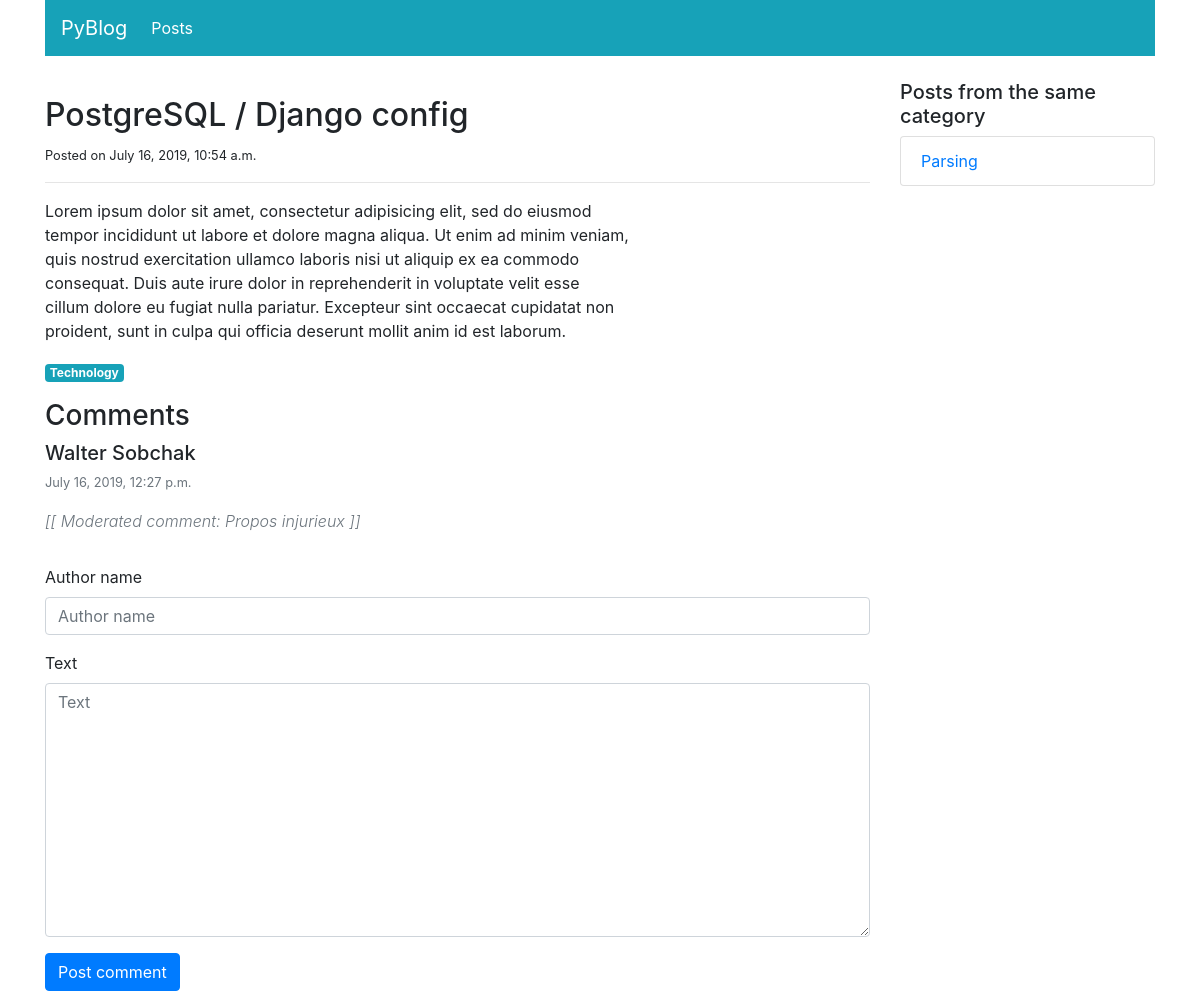
Page /blog/posts/detail/1/ on the committed database.
### blog/models.py (models this page shows, shortened)
class Post(models.Model):
    title = models.CharField(max_length=100)
    published = models.BooleanField(default=False)
    text = models.TextField(blank=True)
    created_at = models.DateTimeField(auto_now_add=True)
    category = models.ForeignKey('PostCategory',
                                 null=True, # autorise à avoir une valeur null dans la bdd
                                 blank=True, # autorise à avoir un input vide
                                 on_delete=models.DO_NOTHING)

class PostCategory(models.Model):
    name = models.CharField(max_length=50)
    def slug(self):
        return slugify(self.name)

class Comment(models.Model):
    STATUS_VISIBLE = 'visible'
    STATUS_HIDDEN = 'hidden'
    STATUS_MODERATED = 'moderated'
    STATUS_CHOICES = (
        (STATUS_VISIBLE, 'Visible'),
        (STATUS_HIDDEN, 'Hidden'),
        (STATUS_MODERATED, 'Moderated'),
    )
    author_name = models.CharField(max_length=100)
    text = models.TextField()
    status = models.CharField(max_length=20,
                              default=STATUS_VISIBLE,
                              choices=STATUS_CHOICES)
    moderation_text = models.CharField(max_length=200, blank=True)
    created_at = models.DateTimeField(auto_now_add=True)
    post = models.ForeignKey('Post',
                             on_delete=models.CASCADE,
                             related_name='comments',)

### blog/views.py (the view)
# urls.py: path('posts/detail/<int:post_id>/', views.post_detail, name='post-detail'),
def post_detail(request, post_id, message=''):
    post = get_object_or_404(Post, pk=post_id)
    posts_same_category = Post.objects.filter(published=True, category=post.category)\
        .exclude(pk=post_id)
    comments = post.comments.exclude(status=Comment.STATUS_HIDDEN).order_by('created_at')
    if request.method == 'POST':
        comment_form = CreateCommentForm(request.POST)
        if comment_form.is_valid():
            comment = comment_form.save(commit=False)
            comment.post = post
            comment.save()
            return HttpResponseRedirect(reverse('post-detail-message', args=[post.pk, "You're comment has been posted!"]) + '#comments' )
    else:
        comment_form = CreateCommentForm()
    context = {
        'navigation_items': navigation.navigation_items(navigation.NAV_POSTS),
        'post': post,
        'posts_same_category': posts_same_category,
        'comments': comments,
        'comment_form': comment_form,
        'message': message,
    }
    return render(request, 'blog/post_detail.html', context)

### blog/forms.py
class CreateCommentForm(forms.ModelForm):
    class Meta:
        model = Comment
        fields = ['author_name', 'text']

### blog/navigation.py (called while the page is built)
def navigation_items(selected_item):
    items = []
    for name, url in NAV_ITEMS:
        items.append({
            'name': name,
            'url': url,
            'active': True if selected_item == name else False
         })
    return items

### blog/templates/blog/post_detail.html (shortened to what this page needs)
{% extends 'base.html' %}
{% load static %}
{% load bootstrap4 %}
{% block content %}
<div class="col-sm-9" xmlns="http://www.w3.org/1999/html">
    <div class="mt-3">
        <h2> {{ post.title }} </h2>
        <small> Posted on {{ post.created_at }} </small>
        <hr>
        <p class="text-muted">
            {{ post.text|linebreaks|safe }}
        </p>
        <a class="badge badge-info" href="{% url 'post-list' post.category.slug %}">{{ post.category.name|capfirst }}</a>
    </div>
    <div class="mt-3" id="comments">
        <h3>Comments</h3>
        <ul class="list-unstyled">
            {% for comment in comments %}
            <li class="media">
                <div class="media-body">
                    <h5 class="mt-0 mb-1"> {{ comment.author_name }} </h5>
                    <p>
                        <small class="text-muted"> {{ comment.created_at }} </small> </p>
                    <p>
                        {% if comment.status == 'moderated' %}
                         <span class="font-weight-light font-italic text-muted">
                             [[ Moderated comment: {{ comment.moderation_text }} ]]
                         </span>
                        {% else %}
                            {{ comment.text }}
                        {% endif %}
                    </p>
                </div>
            </li>
            {% empty %}
            <li class="media">No comments yet!</li>
            {% endfor %}
        </ul>
        <form action="{% url 'post-detail' post.pk %}" method="post" class="form">
            {% bootstrap_form comment_form %}
            {% buttons %}
                 <button type="submit" class="btn btn-primary"> Post comment </button>
            {% endbuttons %}
    </div>
</div>
<div class="col-sm-3">
    <h5>Posts from the same category</h5>
    <ul class="list-group">
        {% for post in posts_same_category %}
            <li class="list-group-item">
                <a href="{% url 'post-detail' post.pk %}"> {{ post.title|truncatewords:4 }} </a>
            </li>
        {% empty %}
        This is the only post !
        {% endfor %}
    </ul>
</div>
{% endblock content %}

### rows in the picture
Post: title "PostgreSQL / Django config", created_at "July 16, 2019, 10:54 a.m.", text "Lorem ipsum dolor sit amet, consectetur adipisicing elit, sed do eiusmod tempor incididunt ut labore et dolore magna aliqua. Ut enim ad minim veniam, quis nostrud exercitation ullamco laboris nisi ut aliquip ex ea commodo consequat. Duis aute irure dolor in reprehenderit in voluptate velit esse cillum dolore eu fugiat nulla pariatur. Excepteur sint occaecat cupidatat non proident, sunt in culpa qui officia deserunt mollit anim id est laborum.", category.name "Technology"
Comment: author_name "Walter Sobchak", created_at "July 16, 2019, 12:27 p.m.", moderation_text "Propos injurieux"
Post: title "Parsing"

### other values in the picture
{{ item.name }} "Posts"
